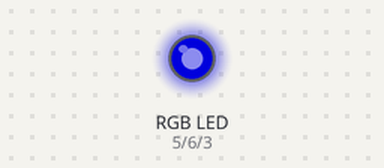
A sketch run on a simulated Arduino Uno, built with avr-gcc and run on an emulated ATmega328P. On the bench: an RGB LED mixed from three pins (HIGH = lit). Dim RGB values are drawn brighter than linear; random numbers use the default seed unless the sketch sets one.

Above: at 7.7 s.
At 12.4 s:
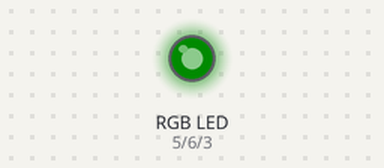
At 16.6 s:
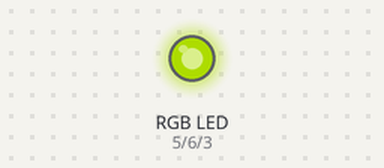
At 18.0 s:
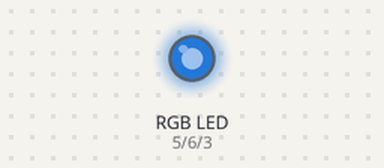
At 27.9 s:
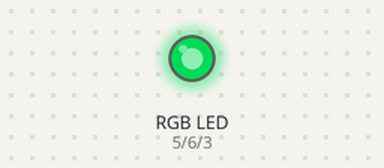
At 29.4 s:
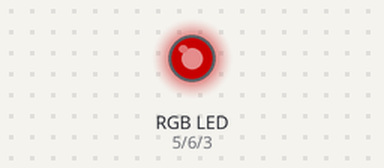
Timing chart, 0 to 40.0 s (numbered marks = the images above):
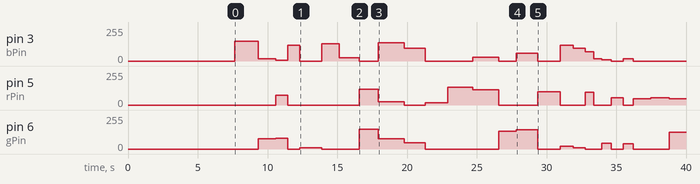

The sketch:

Albrecht_bright_and_noble.ino
```cpp
const int bPin = 3;
const int rPin = 5;
const int gPin = 6;

//define the brightness
int rVal;
int gVal;
int bVal;
int rInUse;
int gInUse;
int bInUse;

// Define an array for selection of the 3 colours
int UseTable[7][3] = {{0, 0, 1},
                      {0, 1, 0},
                      {1, 0, 0},
                      {0, 1, 1},
                      {1, 0, 1},
                      {1, 1, 0},
                      {1, 1, 1}
                    };

// create a dice for the table above
int dice1;

int onRand;
int offRand;

void setup() {
  // set random seed using a floating analog pin
  randomSeed(analogRead(A0));

  pinMode(rPin, OUTPUT);
  pinMode(gPin, OUTPUT);
  pinMode(bPin, OUTPUT);

  //Fade trhough the colors
  for (int i = 0; i < 255; i++) {
    analogWrite(rPin, i);
    delay(5);
  }
  for (int i = 255; i > 0; i--) {
    analogWrite(rPin, i);
    delay(5);
  }
  digitalWrite(rPin, 0);
  for (int i = 0; i < 255; i++) {
    analogWrite(gPin, i);
    delay(5);
  }
  for (int i = 255; i > 0; i--) {
    analogWrite(gPin, i);
    delay(5);
  }
  digitalWrite(gPin, 0);
  for (int i = 0; i < 255; i++) {
    analogWrite(bPin, i);
    delay(5);
  }
  for (int i = 255; i > 0; i--) {
    analogWrite(bPin, i);
    delay(5);
  }
  digitalWrite(bPin, 0);
  //END Fade trhough the colors
}

void loop() {
  // roll the dice to select to channels
  dice1 = random(0, 7);

  // look up the values
  rInUse = UseTable[dice1][0];
  gInUse = UseTable[dice1][1];
  bInUse = UseTable[dice1][2];

  // get random color values
  rVal = random(0, 150) * rInUse;
  gVal = random(0, 150) * gInUse;
  bVal = random(0, 150) * bInUse;

  onRand = random(500, 2000);

  //on
  analogWrite(rPin, rVal);
  analogWrite(gPin, gVal);
  analogWrite(bPin, bVal);
  delay(onRand);
  //off
  digitalWrite(rPin, 0);
  digitalWrite(gPin, 0);
  digitalWrite(bPin, 0);


}
```

Measured:
- by itself, pin 3 (bPin): 0/255 → 148/255 at 7.7 s, → 17/255 1.7 s later, → 5/255 1.2 s later, → 118/255 0.88 s later, … (23 changes in this stretch)
- by itself, pin 5 (rPin): 0/255 → 75/255 at 10.6 s, → 0/255 0.88 s later, → 117/255 5.1 s later, → 23/255 1.4 s later, … (18 changes in this stretch)
